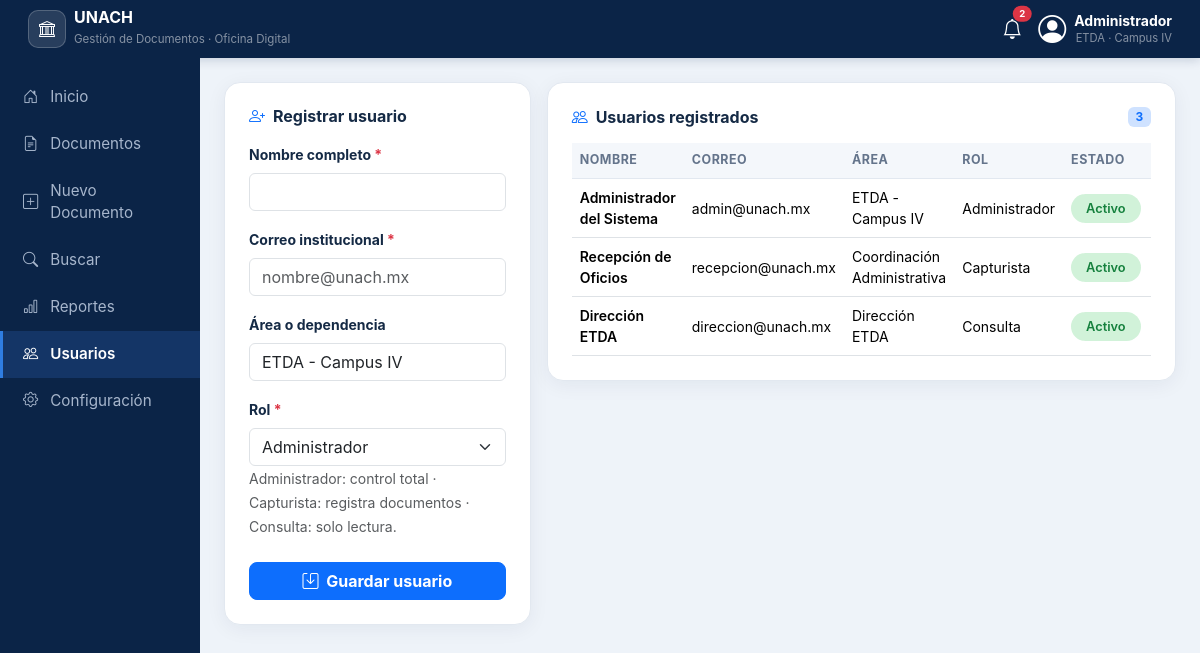
The page /index.php?vista=usuarios on the database its author committed.
### tables this page shows
CREATE TABLE IF NOT EXISTS usuarios (
    id          INT AUTO_INCREMENT PRIMARY KEY,
    nombre      VARCHAR(120) NOT NULL,
    correo      VARCHAR(150) NOT NULL UNIQUE,
    area        VARCHAR(120) NOT NULL DEFAULT 'ETDA - Campus IV',
    rol         ENUM('Administrador','Capturista','Consulta') NOT NULL DEFAULT 'Capturista',
    activo      TINYINT(1)   NOT NULL DEFAULT 1,
    creado_en   TIMESTAMP    NOT NULL DEFAULT CURRENT_TIMESTAMP,
    INDEX idx_rol (rol)
);

### index.php (called while the page is built, shortened)
<?php
require_once __DIR__ . '/includes/funciones.php';
$vistasDisponibles = [
    'inicio'        => 'inicio.php',
    'documentos'    => 'documentos.php',
    'nuevo'         => 'formulario.php',
    'editar'        => 'formulario.php',
    'buscar'        => 'buscar.php',
    'reportes'      => 'reportes.php',
    'usuarios'      => 'usuarios.php',
    'configuracion' => 'configuracion.php',
];
$pendientes = (int) $conexion->query("SELECT COUNT(*) AS t FROM documentos WHERE estatus = 'Recibido'")
                             ->fetch_assoc()['t'];
require __DIR__ . '/includes/header.php';
require __DIR__ . '/vistas/' . $vistasDisponibles[$vista];
require __DIR__ . '/includes/footer.php';

### includes/funciones.php (called while the page is built, shortened)
<?php
function e($texto): string
{
    return htmlspecialchars((string) $texto, ENT_QUOTES, 'UTF-8');
}

### vistas/usuarios.php (the view, shortened to what this page needs)
<?php
$usuarios = $conexion->query('SELECT * FROM usuarios ORDER BY rol ASC, nombre ASC')
                     ->fetch_all(MYSQLI_ASSOC);
$roles = ['Administrador', 'Capturista', 'Consulta'];
?>
<div class="row g-3">
    <div class="col-12 col-xl-4">
        <div class="main-card">
            <h6 class="fw-bold mb-3"><i class="bi bi-person-plus text-primary me-2"></i>Registrar usuario</h6>
            <form action="acciones/usuarios.php" method="POST">
                <div class="mb-3">
                    <label for="u-nombre" class="form-label small fw-bold">Nombre completo <span class="text-danger">*</span></label>
                    <input type="text" class="form-control" id="u-nombre" name="nombre" maxlength="120" required>
                </div>
                <div class="mb-3">
                    <label for="u-correo" class="form-label small fw-bold">Correo institucional <span class="text-danger">*</span></label>
                    <input type="email" class="form-control" id="u-correo" name="correo" maxlength="150"
                           placeholder="nombre@unach.mx" required>
                </div>
                <div class="mb-3">
                    <label for="u-area" class="form-label small fw-bold">Área o dependencia</label>
                    <input type="text" class="form-control" id="u-area" name="area" maxlength="120"
                           value="ETDA - Campus IV">
                </div>
                <div class="mb-4">
                    <label for="u-rol" class="form-label small fw-bold">Rol <span class="text-danger">*</span></label>
                    <select class="form-select" id="u-rol" name="rol" required>
                        <?php foreach ($roles as $rol): ?>
                            <option value="<?= e($rol) ?>"><?= e($rol) ?></option>
                        <?php endforeach; ?>
                    </select>
                    <small class="text-muted">
                        Administrador: control total · Capturista: registra documentos · Consulta: solo lectura.
                    </small>
                </div>
                <button type="submit" class="btn btn-primary w-100 rounded-3 fw-bold">
                    <i class="bi bi-save me-1"></i> Guardar usuario
                </button>
            </form>
        </div>
    </div>
    <div class="col-12 col-xl-8">
        <div class="main-card">
            <div class="d-flex justify-content-between align-items-center mb-3">
                <h6 class="fw-bold mb-0"><i class="bi bi-people text-primary me-2"></i>Usuarios registrados</h6>
                <span class="badge bg-primary-subtle text-primary"><?= count($usuarios) ?></span>
            </div>
            <?php if (empty($usuarios)): ?>
                <p class="text-muted small mb-0">Aún no hay usuarios registrados.</p>
            <?php else: ?>
                <div class="table-responsive">
                    <table class="table align-middle tabla-docs mb-0">
                        <thead>
                            <tr>
                                <th>Nombre</th>
                                <th>Correo</th>
                                <th>Área</th>
                                <th>Rol</th>
                                <th>Estado</th>
                                <th class="text-center">Acciones</th>
                            </tr>
                        </thead>
                        <tbody>
                            <?php foreach ($usuarios as $u): ?>
                                <tr>
                                    <td class="small fw-semibold"><?= e($u['nombre']) ?></td>
                                    <td class="small"><?= e($u['correo']) ?></td>
                                    <td class="small"><?= e($u['area']) ?></td>
                                    <td class="small"><?= e($u['rol']) ?></td>
                                    <td>
                                        <span class="badge-status <?= $u['activo'] ? 'status-recibido' : 'status-proceso' ?>">
                                            <?= $u['activo'] ? 'Activo' : 'Inactivo' ?>
                                        </span>
                                    </td>
                                    <td class="text-center text-nowrap">
                                    </td>
                                </tr>
                            <?php endforeach; ?>
                        </tbody>
                    </table>
                </div>
            <?php endif; ?>
        </div>
    </div>
</div>

### includes/header.php (shortened to what this page needs)
<?php
$vista = $vista ?? 'inicio';
$menu = [
    'inicio'        => ['Inicio',           'bi-house-door'],
    'documentos'    => ['Documentos',       'bi-file-earmark-text'],
    'nuevo'         => ['Nuevo Documento',  'bi-plus-square'],
    'buscar'        => ['Buscar',           'bi-search'],
    'reportes'      => ['Reportes',         'bi-bar-chart'],
    'usuarios'      => ['Usuarios',         'bi-people'],
    'configuracion' => ['Configuración',    'bi-gear'],
];
function pintarMenu(array $menu, string $vista): void
{
    foreach ($menu as $clave => [$etiqueta, $icono]) {
        $activo = ($vista === $clave || ($vista === 'editar' && $clave === 'documentos')) ? ' active' : '';
        echo '<a href="index.php?vista=' . $clave . '" class="nav-link' . $activo . '">'
           . '<i class="bi ' . $icono . '"></i> ' . $etiqueta . '</a>';
    }
}
?>
<!DOCTYPE html>
<html lang="es">
<head>
    <link href="https://cdn.jsdelivr.net/npm/bootstrap@5.3.3/dist/css/bootstrap.min.css" rel="stylesheet">
    <link href="https://cdn.jsdelivr.net/npm/bootstrap-icons@1.11.3/font/bootstrap-icons.css" rel="stylesheet">
    <link href="assets/css/estilos.css" rel="stylesheet">
</head>
<body>
<nav class="navbar-unach px-3 py-2">
    <div class="container-fluid d-flex justify-content-between align-items-center">
        <div class="d-flex align-items-center gap-3">
            <div class="d-flex align-items-center gap-2">
                <div class="escudo"><i class="bi bi-bank text-white"></i></div>
                <div>
                    <h6 class="fw-bold mb-0 text-white lh-1">UNACH</h6>
                    <small class="text-white-50" style="font-size:.72rem">Gestión de Documentos · Oficina Digital</small>
                </div>
            </div>
        </div>
        <div class="d-flex align-items-center gap-3 text-white">
            <a href="index.php?vista=documentos&estatus=Recibido" class="text-white position-relative" title="Documentos por atender">
                <i class="bi bi-bell fs-5"></i>
                <?php if (!empty($pendientes)): ?>
                    <span class="position-absolute top-0 start-100 translate-middle badge rounded-pill bg-danger" style="font-size:.6rem">
                        <?= (int) $pendientes ?>
                    </span>
                <?php endif; ?>
            </a>
            <div class="d-flex align-items-center gap-2">
                <i class="bi bi-person-circle fs-3"></i>
                <div class="d-none d-md-block text-end lh-1">
                    <small class="fw-bold d-block">Administrador</small>
                    <small class="text-white-50" style="font-size:.7rem">ETDA · Campus IV</small>
                </div>
            </div>
        </div>
    </div>
</nav>
        <div class="nav flex-column"><?php pintarMenu($menu, $vista); ?></div>
<div class="container-fluid">
    <div class="row">
        <aside class="col-lg-2 d-none d-lg-block sidebar p-0">
            <div class="nav flex-column mt-3"><?php pintarMenu($menu, $vista); ?></div>
        </aside>
        <main class="col-12 col-lg-10 p-3 p-md-4">

### includes/footer.php (shortened to what this page needs)
        </main>
    </div>
</div>
</body>
</html>

### assets/css/estilos.css (style rules this page uses)
:root { --unach-dark: #0b2447; --unach-dark-2: #143566; --unach-primary: #2f7de1; --unach-primary-d:#1b5fbb; --bg-light: #eef3f9; --borde: #e2e8f0; --texto: #152a45; --texto-suave: #64748b; --radio: 16px; --sombra: 0 4px 20px rgba(21, 42, 69, .06); }
body { background-color: var(--bg-light); font-family: -apple-system, BlinkMacSystemFont, "Segoe UI", Roboto, Helvetica, Arial, sans-serif; color: var(--texto); padding-bottom: 78px; }
@media (min-width: 992px) { body { padding-bottom: 0; } }
.navbar-unach { background-color: var(--unach-dark); color: #fff; box-shadow: 0 2px 10px rgba(11, 36, 71, .18); }
.navbar-unach .escudo { width: 38px; height: 38px; display: grid; place-items: center; border-radius: 10px; background: rgba(255,255,255,.12); border: 1px solid rgba(255,255,255,.2); flex-shrink: 0; }
.sidebar { background-color: var(--unach-dark); min-height: calc(100vh - 66px); }
.sidebar .nav-link, .offcanvas-unach .nav-link { color: #a7b6cc; padding: 12px 20px; font-size: .95rem; display: flex; align-items: center; gap: 12px; border-left: 3px solid transparent; transition: background-color .15s ease, color .15s ease; }
.sidebar .nav-link.active, .offcanvas-unach .nav-link.active { color: #fff; background-color: var(--unach-dark-2); border-left-color: var(--unach-primary); font-weight: 600; }
.main-card { background: #fff; border-radius: var(--radio); border: 1px solid var(--borde); box-shadow: var(--sombra); padding: 24px; }
.badge-status { padding: 5px 15px; border-radius: 999px; font-weight: 600; font-size: .8rem; display: inline-block; white-space: nowrap; }
.status-recibido { background-color:#d1f2d9; color:#15803d; }
.tabla-docs thead th { background: #f4f7fb; color: var(--texto-suave); font-size: .78rem; text-transform: uppercase; letter-spacing: .04em; font-weight: 700; border-bottom: 1px solid var(--borde); white-space: nowrap; }
.tabla-docs tbody tr { transition: background-color .12s ease; }

### rows shown on the page
usuarios: nombre "Administrador del Sistema", correo "admin@unach.mx", area "ETDA - Campus IV", rol "Administrador", activo "Activo"
usuarios: nombre "Recepción de Oficios", correo "recepcion@unach.mx", area "Coordinación Administrativa", rol "Capturista", activo "Activo"
usuarios: nombre "Dirección ETDA", correo "direccion@unach.mx", area "Dirección ETDA", rol "Consulta", activo "Activo"

### other values the page prints
$pendientes "2"
$etiqueta "Inicio"
$etiqueta "Documentos"
$etiqueta "Nuevo Documento"
$etiqueta "Buscar"
$etiqueta "Reportes"
$etiqueta "Usuarios"
$etiqueta "Configuración"
count($usuarios) "3"
form field rol "Administrador"
